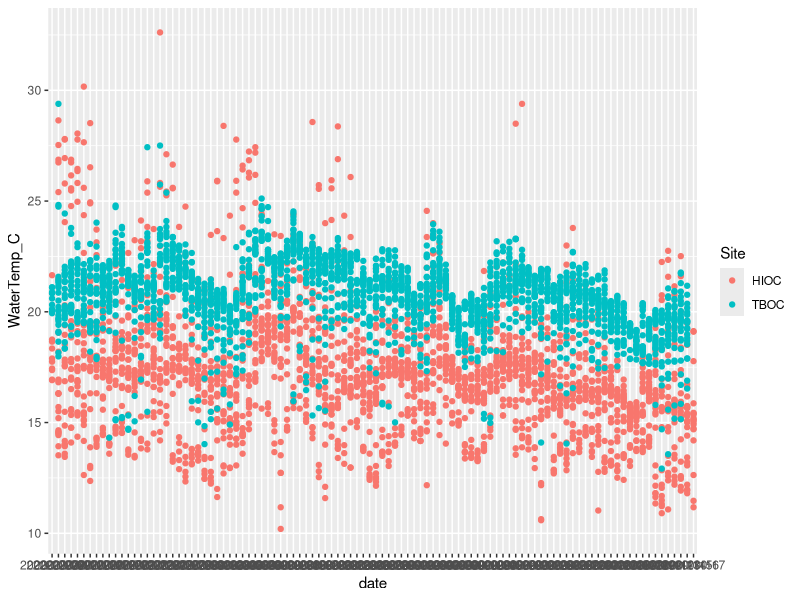

Reproduce this figure in R. (Note: this script raises an error after producing the figure.)
########## 2020 Temperatures ==============

##### Water Data ============

### load libraries
library(tidyverse)

#### North: Tom's Point (HIOC) ====
### load data sheet
Temps2020 <- read_csv("data/Temperature/2020/Summer2020Temps_Hourly.csv")
glimpse(Temps2020)
summary(Temps2020)
tail(Temps2020)
View(Temps2020)

## clean data

Temps2020 <- Temps2020 %>% 
  mutate(Date_Time = mdy_hm(Date_Time)) %>%  # set date/time format
  separate(Date_Time, into = c('date', 'time'), sep=' ', remove = FALSE) 

## plot Air & Water Temp
Temps2020 %>%
  ggplot(aes(date, WaterTemp_C, color = Site)) +
  geom_point()

#### Stats

Temps2020 %>% 
  group_by(Site) %>% 
  summarize(meanWater = mean(WaterTemp_C),
            SDWater = sd(WaterTemp_C),
            SEWater = SDWater/sqrt(n()),
            maxWater = max(WaterTemp_C),
            minWater = min(WaterTemp_C))

#### HIOC Temps Above 16 deg C
Temps2020 %>% 
  filter(Site == "North",
    date < "2020-10-16", #October 16, 2020
         WaterTemp_C > 15.9) %>% 
  summarize(count = n())

1704/6 # divide 10 minute intervals into hours: 1239.5 hours
1704 / 24 # 71 days / 100 days that temps were above the threshold for OsHV-1
71/100 # 71% of deployment

### TBOC Temps Above 16 deg C
Temps2020 %>% 
  filter(Site == "South",
         date < "2020-10-17", #October 17, 2020
         WaterTemp_C > 15.9) %>% 
  summarize(count = n())

2366/6 # divide 10 minute intervals into hours: 1239.5 hours
2366 / 24 # 98.58 days / 101 days that temps were above the threshold for OsHV-1
98.58/101 #97.6% of deployment



#### HIOC Temps Above 18 deg C
Temps2020 %>% 
  filter(Site == "North",
         date < "2020-10-16", #October 16, 2020
         WaterTemp_C > 17.9) %>% 
  summarize(count = n())

784/6 # divide 10 minute intervals into hours: 130.67 hours
130.67 / 24 # 5.44 days / 100 days that temps were above the threshold for OsHV-1
5.44/100 # 71% of deployment

### TBOC Temps Above 18 deg C
Temps2020 %>% 
  filter(Site == "South",
         date < "2020-10-17", #October 17, 2020
         WaterTemp_C > 17.9) %>% 
  summarize(count = n())

2291/6 # divide 10 minute intervals into hours: 381.83 hours
381.83 / 24 # 15.91 days / 101 days that temps were above the threshold for OsHV-1
15.91/101 #15.8% of deployment


#### HIOC Temps Above 21 deg C
Temps2020 %>% 
  filter(Site == "North",
         date < "2020-10-16", #October 16, 2020
         WaterTemp_C > 20.9) %>% 
  summarize(count = n())

211/6 # divide 10 minute intervals into hours: 35.167 hours
35.167 / 24 # 1.465 days / 100 days that temps were above the threshold for OsHV-1
1.465/100 # 1.465% of deployment

### TBOC Temps Above 21 deg C
Temps2020 %>% 
  filter(Site == "South",
         date < "2020-10-17", #October 17, 2020
         WaterTemp_C > 20.9) %>% 
  summarize(count = n())

1144/6 # divide 10 minute intervals into hours: 190.67 hours
190.67 / 24 # 7.945 days / 101 days that temps were above the threshold for OsHV-1
7.945/101 #7.87% of deployment


### code for "if/else" statement with dplyr: case_when
Temps2020 %>% 
  mutate(WaterTemp_corrected = case_when(Air_Temp_C >= Water_Temp_C ~ "High Tide", 
                                         Air_Temp_C < Water_Temp_C ~ "Low Tide"))

### does not provide accurate high/low tide. Will use NOAA tide charts:
## HIOC - TB Entrance (North): https://tidesandcurrents.noaa.gov/noaatidepredictions.html?id=9415469 
## BBOC - Blake's Landing (Middle): 
## TBOC - Reynolds (South): 


## write new CSV with high & low tide
#write_csv(Temps2020, "data/Temperature/2022/TomsPoint_2022_Tide.csv")

## hours spent at high & low tide

## mean temps at high and low tide
